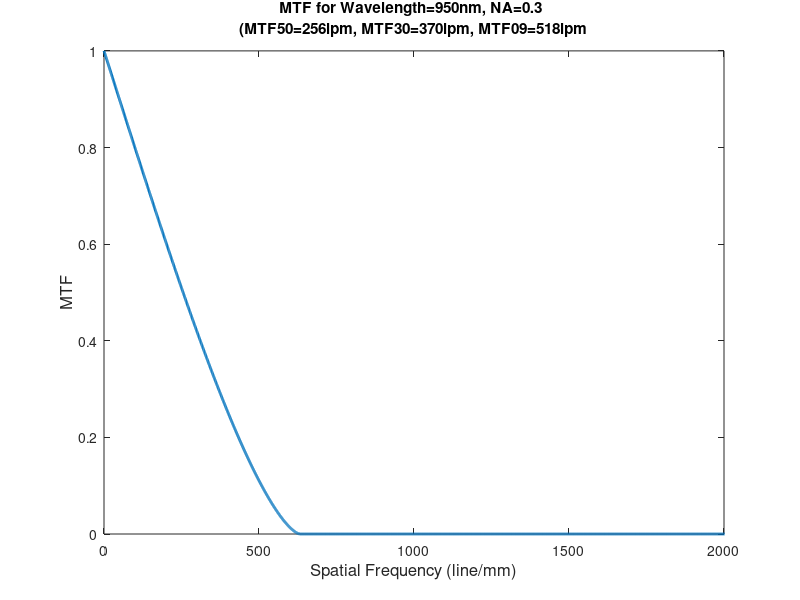

MATLAB code to generate this figure:
clf
clear all
%
NA=0.3;

f_Number=1/(2*NA);

Lambda=0.95;    %micron

f0=1/Lambda/f_Number;   %unit: 1/micron

Sampling_Resolution=1.5;

Sampling_Freq=1/Sampling_Resolution*1000;

Nyquist=Sampling_Freq/2;

f0_lpm=f0*1000;   %unit: 1/mm

f=0:3000;

MTF_dl=2/pi*(acos(f/f0_lpm)-f./f0_lpm.*(1-(f/f0_lpm).^2).^0.5);
MTF50=f(find(MTF_dl<0.5,1,'first'));
MTF30=f(find(MTF_dl<0.3,1,'first'));
MTF09=f(find(MTF_dl<0.09,1,'first'));

Rayleigh=0.61*Lambda/NA;
h=plot(f,MTF_dl,'Linewidth',2);
hold on
%line([Nyquist Nyquist],get(hax,'XLim'),'LineWidth',2,'Color','green')
xlim([0 Sampling_Freq*3]);
ylim([0 1]);
xlabel('Spatial Frequency (line/mm)','FontSize',12);
ylabel('MTF','FontSize',12);
title(sprintf('MTF for Wavelength=%gnm, NA=%g \n(MTF50=%glpm, MTF30=%glpm, MTF09=%glpm',1000*Lambda,NA,MTF50,MTF30,MTF09))
hold off
saveas(h,sprintf('%gnm_NA%g.png',1000*Lambda,NA));